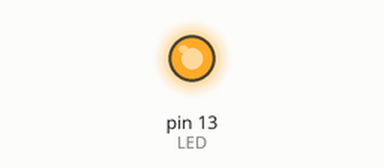
Bench run of a sketch on a simulated SparkFun Pro Micro, built with avr-gcc and run on an emulated ATmega32U4. Parts: output pins drawn as LEDs (lit = HIGH). No radio packets arrive unless stated; what the sketch prints to the serial monitor is not drawn.

Above: at 0.05 s.
Timing chart, 0 to 3.0 s (numbered marks = the images above):
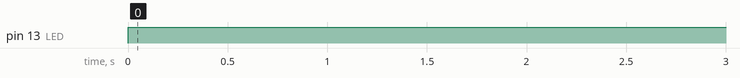

Measured:
- by itself, pin 13 (LED): LOW → HIGH at 0.00 s

The sketch:

handheld_functional_1.ino
```cpp
// (licence header left out)
#include <SPI.h>

//Install this library by downloading the lastest zip from http://www.airspayce.com/mikem/arduino/RadioHead/
#include <RH_RF95.h>

//On the SparkFun ProRF the RFM CS pin is connected to pin A5, the RFM interrupt is on pin 7
RH_RF95 rf95(A5, 7);

const byte LED = 13; //Status LED is on pin 13

int packetCounter = 0; //Counts the number of packets sent

long timeSinceLastPacket = 0; //Tracks the time stamp of last packet received

const char MSG_LEN = 2; // the character length of the message we're sending

void setup()
{
  pinMode(LED, OUTPUT);
  digitalWrite(LED, LOW);

  Serial.begin(9600);
  //while (Serial == false) ; //This line requires USB to be hooked up. If you're going to do battery powered range testing, comment it out.

  Serial.println("RFM Test");

  if (rf95.init() == false)
  {
    Serial.println("Radio Init Failed - Freezing");
    while (1);
  }

  //The SparkFun ProRF uses the RFM95W
  //This is a highpower, 915MHz device. The 915MHz ISM band is centered
  //around 915MHz but ranges from 902 to 928MHz so if needed you could use
  //908.2 for example if the band is very busy.
  rf95.setFrequency(909.2);

  //Europe is 863-870 with center at 868MHz
  //This works but it is unknown how well the radio configures to this frequency
  //rf95.setFrequency(864.1);

  //Set power up to 23dBm. False = use PA_BOOST instead of RFO pins
  rf95.setTxPower(23, false);
}

void loop()
{
  digitalWrite(LED,HIGH);
  if (rf95.available())
  {
    // Should be a message for us now
    uint8_t buf[RH_RF95_MAX_MESSAGE_LEN];
    uint8_t len = sizeof(buf);
    if (rf95.recv(buf, &len))
    {
      digitalWrite(LED, HIGH); //Turn on status LED
      timeSinceLastPacket = millis(); //Timestamp this packet

//      Serial.print("Got message: ");
//      Serial.print(int(buf[0]));
//      Serial.print("Message Len: ");
//      Serial.print(sizeof(buf));
//      Serial.print(" RSSI: ");
//      Serial.print(rf95.lastRssi(), DEC);
//      Serial.println();

      // Send a reply
      // char toSend[50];
      // sprintf(toSend, "And hello back. Counter: %d", packetCounter++);
      char toSend[] = {buf[0], '\0'};
//      buf[1] = char(0);
//      sprintf(toSend, buf);
      rf95.send(toSend, sizeof(toSend));

      rf95.waitPacketSent();
//      Serial.println("Sent a reply");
    }
    else
    {
//      Serial.println("recv failed");
    }
  }

  //Turn off status LED if we haven't received a packet after 1s
  if(millis() - timeSinceLastPacket > 1000)
  {
    digitalWrite(LED, LOW); //Turn off status LED
    timeSinceLastPacket = millis(); //Don't write LED but every 1s
  }
}
```
